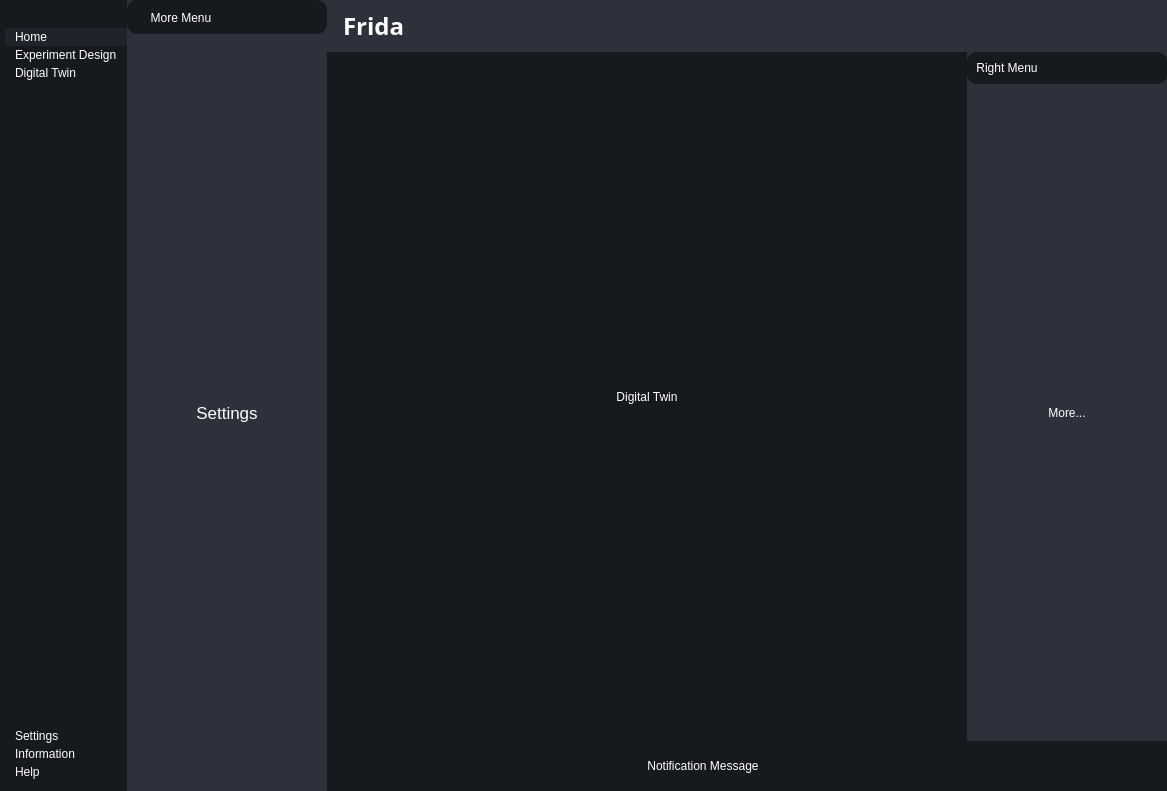
<?xml version="1.0" encoding="UTF-8"?>
<ui version="4.0">
 <class>MainWindow</class>
 <widget class="QMainWindow" name="MainWindow">
  <property name="geometry">
   <rect>
    <x>0</x>
    <y>0</y>
    <width>1167</width>
    <height>791</height>
   </rect>
  </property>
  <property name="windowTitle">
   <string>MainWindow</string>
  </property>
  <property name="styleSheet">
   <string notr="true">*{
	border:none;
	background-color:transparent;
	background:transparent;
	padding:0;
	margin:0;
	color:#fff;
}
#centralwidget{
	background-color: #1f232a;
}
#leftMenuContainer{
	background-color: #16191d;
}
#leftMenuSubcontainer QPushButton{
	text-align:left;
	padding:2px 10px;
	border-top-left-radius: 10px;
	border-bottom-left-radius: 10px;
}
#centerMenuContainer, #rightMenuContainer{
	background-color:#2c313c;
}
#frame_4, #frame_5{
	background-color:#16191d;
	border-radius: 10px;
}
#headerContainer{
	background-color: #2c313c;
}</string>
  </property>
  <widget class="QWidget" name="centralwidget">
   <layout class="QHBoxLayout" name="horizontalLayout">
    <property name="spacing">
     <number>0</number>
    </property>
    <property name="leftMargin">
     <number>0</number>
    </property>
    <property name="topMargin">
     <number>0</number>
    </property>
    <property name="rightMargin">
     <number>0</number>
    </property>
    <property name="bottomMargin">
     <number>0</number>
    </property>
    <item alignment="Qt::AlignLeft">
     <widget class="QCustomSlideMenu" name="leftMenuContainer" native="true">
      <property name="sizePolicy">
       <sizepolicy hsizetype="Preferred" vsizetype="Preferred">
        <horstretch>0</horstretch>
        <verstretch>0</verstretch>
       </sizepolicy>
      </property>
      <property name="maximumSize">
       <size>
        <width>193</width>
        <height>16777215</height>
       </size>
      </property>
      <property name="styleSheet">
       <string notr="true">background-color: #16191d</string>
      </property>
      <layout class="QVBoxLayout" name="verticalLayout">
       <property name="spacing">
        <number>0</number>
       </property>
       <property name="leftMargin">
        <number>0</number>
       </property>
       <property name="topMargin">
        <number>0</number>
       </property>
       <property name="rightMargin">
        <number>0</number>
       </property>
       <property name="bottomMargin">
        <number>0</number>
       </property>
       <item>
        <widget class="QWidget" name="leftMenuSubcontainer" native="true">
         <layout class="QVBoxLayout" name="verticalLayout_2">
          <property name="spacing">
           <number>0</number>
          </property>
          <property name="leftMargin">
           <number>5</number>
          </property>
          <property name="topMargin">
           <number>0</number>
          </property>
          <property name="rightMargin">
           <number>0</number>
          </property>
          <property name="bottomMargin">
           <number>0</number>
          </property>
          <item alignment="Qt::AlignTop">
           <widget class="QFrame" name="frame">
            <property name="frameShape">
             <enum>QFrame::StyledPanel</enum>
            </property>
            <property name="frameShadow">
             <enum>QFrame::Raised</enum>
            </property>
            <layout class="QHBoxLayout" name="horizontalLayout_2">
             <property name="spacing">
              <number>0</number>
             </property>
             <property name="leftMargin">
              <number>0</number>
             </property>
             <property name="topMargin">
              <number>0</number>
             </property>
             <property name="rightMargin">
              <number>0</number>
             </property>
             <property name="bottomMargin">
              <number>0</number>
             </property>
             <item>
              <widget class="QPushButton" name="menuBtn">
               <property name="toolTip">
                <string>Menu</string>
               </property>
               <property name="text">
                <string/>
               </property>
               <property name="icon">
                <iconset resource="resource.qrc">
                 <normaloff>:/icons/icons/align-justify.svg</normaloff>:/icons/icons/align-justify.svg</iconset>
               </property>
               <property name="iconSize">
                <size>
                 <width>40</width>
                 <height>40</height>
                </size>
               </property>
              </widget>
             </item>
            </layout>
           </widget>
          </item>
          <item alignment="Qt::AlignTop">
           <widget class="QFrame" name="frame_2">
            <property name="sizePolicy">
             <sizepolicy hsizetype="Preferred" vsizetype="Preferred">
              <horstretch>0</horstretch>
              <verstretch>0</verstretch>
             </sizepolicy>
            </property>
            <property name="frameShape">
             <enum>QFrame::StyledPanel</enum>
            </property>
            <property name="frameShadow">
             <enum>QFrame::Raised</enum>
            </property>
            <layout class="QVBoxLayout" name="verticalLayout_3">
             <property name="spacing">
              <number>0</number>
             </property>
             <property name="leftMargin">
              <number>0</number>
             </property>
             <property name="topMargin">
              <number>10</number>
             </property>
             <property name="rightMargin">
              <number>0</number>
             </property>
             <property name="bottomMargin">
              <number>10</number>
             </property>
             <item>
              <widget class="QPushButton" name="homeBtn">
               <property name="toolTip">
                <string>Home</string>
               </property>
               <property name="styleSheet">
                <string notr="true">background-color:#1f232a;</string>
               </property>
               <property name="text">
                <string>Home</string>
               </property>
               <property name="icon">
                <iconset resource="resource.qrc">
                 <normaloff>:/icons/icons/home.svg</normaloff>:/icons/icons/home.svg</iconset>
               </property>
               <property name="iconSize">
                <size>
                 <width>40</width>
                 <height>40</height>
                </size>
               </property>
              </widget>
             </item>
             <item>
              <widget class="QPushButton" name="ExperimentBtn">
               <property name="toolTip">
                <string>Experiment</string>
               </property>
               <property name="text">
                <string>Experiment Design</string>
               </property>
               <property name="icon">
                <iconset resource="resource.qrc">
                 <normaloff>:/icons/icons/clipboard.svg</normaloff>:/icons/icons/clipboard.svg</iconset>
               </property>
               <property name="iconSize">
                <size>
                 <width>40</width>
                 <height>40</height>
                </size>
               </property>
              </widget>
             </item>
             <item>
              <widget class="QPushButton" name="DigitalTwinBtn">
               <property name="toolTip">
                <string>Digital Twin</string>
               </property>
               <property name="text">
                <string>Digital Twin</string>
               </property>
               <property name="icon">
                <iconset resource="resource.qrc">
                 <normaloff>:/icons/icons/activity.svg</normaloff>:/icons/icons/activity.svg</iconset>
               </property>
               <property name="iconSize">
                <size>
                 <width>40</width>
                 <height>40</height>
                </size>
               </property>
              </widget>
             </item>
            </layout>
           </widget>
          </item>
          <item>
           <spacer name="verticalSpacer">
            <property name="orientation">
             <enum>Qt::Vertical</enum>
            </property>
            <property name="sizeType">
             <enum>QSizePolicy::Expanding</enum>
            </property>
            <property name="sizeHint" stdset="0">
             <size>
              <width>20</width>
              <height>100</height>
             </size>
            </property>
           </spacer>
          </item>
          <item alignment="Qt::AlignBottom">
           <widget class="QFrame" name="frame_3">
            <property name="frameShape">
             <enum>QFrame::StyledPanel</enum>
            </property>
            <property name="frameShadow">
             <enum>QFrame::Raised</enum>
            </property>
            <layout class="QVBoxLayout" name="verticalLayout_4">
             <property name="spacing">
              <number>0</number>
             </property>
             <property name="leftMargin">
              <number>0</number>
             </property>
             <property name="topMargin">
              <number>10</number>
             </property>
             <property name="rightMargin">
              <number>0</number>
             </property>
             <property name="bottomMargin">
              <number>10</number>
             </property>
             <item>
              <widget class="QPushButton" name="settingBtn">
               <property name="toolTip">
                <string>Go to Setting</string>
               </property>
               <property name="text">
                <string>Settings</string>
               </property>
               <property name="icon">
                <iconset resource="resource.qrc">
                 <normaloff>:/icons/icons/settings.svg</normaloff>:/icons/icons/settings.svg</iconset>
               </property>
               <property name="iconSize">
                <size>
                 <width>40</width>
                 <height>40</height>
                </size>
               </property>
              </widget>
             </item>
             <item>
              <widget class="QPushButton" name="infoBtn">
               <property name="toolTip">
                <string>Information</string>
               </property>
               <property name="text">
                <string>Information</string>
               </property>
               <property name="icon">
                <iconset resource="resource.qrc">
                 <normaloff>:/icons/icons/info.svg</normaloff>:/icons/icons/info.svg</iconset>
               </property>
               <property name="iconSize">
                <size>
                 <width>40</width>
                 <height>40</height>
                </size>
               </property>
              </widget>
             </item>
             <item>
              <widget class="QPushButton" name="helpBtn">
               <property name="toolTip">
                <string>Get help</string>
               </property>
               <property name="text">
                <string>Help</string>
               </property>
               <property name="icon">
                <iconset resource="resource.qrc">
                 <normaloff>:/icons/icons/help-circle.svg</normaloff>:/icons/icons/help-circle.svg</iconset>
               </property>
               <property name="iconSize">
                <size>
                 <width>40</width>
                 <height>40</height>
                </size>
               </property>
              </widget>
             </item>
            </layout>
           </widget>
          </item>
         </layout>
        </widget>
       </item>
      </layout>
     </widget>
    </item>
    <item>
     <widget class="QCustomSlideMenu" name="centerMenuContainer" native="true">
      <property name="minimumSize">
       <size>
        <width>0</width>
        <height>0</height>
       </size>
      </property>
      <property name="styleSheet">
       <string notr="true"/>
      </property>
      <layout class="QVBoxLayout" name="verticalLayout_5">
       <property name="spacing">
        <number>0</number>
       </property>
       <property name="leftMargin">
        <number>0</number>
       </property>
       <property name="topMargin">
        <number>0</number>
       </property>
       <property name="rightMargin">
        <number>0</number>
       </property>
       <property name="bottomMargin">
        <number>0</number>
       </property>
       <item alignment="Qt::AlignLeft">
        <widget class="QFrame" name="centerMenuSubcontainer">
         <property name="minimumSize">
          <size>
           <width>200</width>
           <height>0</height>
          </size>
         </property>
         <property name="layoutDirection">
          <enum>Qt::LeftToRight</enum>
         </property>
         <property name="frameShape">
          <enum>QFrame::StyledPanel</enum>
         </property>
         <property name="frameShadow">
          <enum>QFrame::Raised</enum>
         </property>
         <layout class="QVBoxLayout" name="verticalLayout_6">
          <property name="spacing">
           <number>0</number>
          </property>
          <property name="leftMargin">
           <number>0</number>
          </property>
          <property name="topMargin">
           <number>0</number>
          </property>
          <property name="rightMargin">
           <number>0</number>
          </property>
          <property name="bottomMargin">
           <number>0</number>
          </property>
          <item>
           <widget class="QFrame" name="frame_4">
            <property name="frameShape">
             <enum>QFrame::StyledPanel</enum>
            </property>
            <property name="frameShadow">
             <enum>QFrame::Raised</enum>
            </property>
            <layout class="QHBoxLayout" name="horizontalLayout_3">
             <property name="leftMargin">
              <number>11</number>
             </property>
             <property name="topMargin">
              <number>11</number>
             </property>
             <property name="rightMargin">
              <number>11</number>
             </property>
             <item>
              <widget class="QLabel" name="label">
               <property name="text">
                <string>More Menu</string>
               </property>
               <property name="alignment">
                <set>Qt::AlignCenter</set>
               </property>
              </widget>
             </item>
             <item alignment="Qt::AlignRight">
              <widget class="QPushButton" name="closeCenterMenu">
               <property name="text">
                <string/>
               </property>
               <property name="icon">
                <iconset resource="resource.qrc">
                 <normaloff>:/icons/icons/x-circle.svg</normaloff>:/icons/icons/x-circle.svg</iconset>
               </property>
               <property name="iconSize">
                <size>
                 <width>35</width>
                 <height>35</height>
                </size>
               </property>
              </widget>
             </item>
            </layout>
           </widget>
          </item>
          <item>
           <widget class="QCustomStackedWidget" name="MenuStackedWidgets">
            <widget class="QWidget" name="settingPage">
             <layout class="QVBoxLayout" name="verticalLayout_7">
              <item>
               <widget class="QLabel" name="label_2">
                <property name="font">
                 <font>
                  <pointsize>13</pointsize>
                 </font>
                </property>
                <property name="text">
                 <string>Settings</string>
                </property>
                <property name="alignment">
                 <set>Qt::AlignCenter</set>
                </property>
               </widget>
              </item>
             </layout>
            </widget>
            <widget class="QWidget" name="infoPage">
             <layout class="QVBoxLayout" name="verticalLayout_8">
              <item>
               <widget class="QLabel" name="label_3">
                <property name="font">
                 <font>
                  <pointsize>13</pointsize>
                 </font>
                </property>
                <property name="text">
                 <string>Information</string>
                </property>
                <property name="alignment">
                 <set>Qt::AlignCenter</set>
                </property>
               </widget>
              </item>
             </layout>
            </widget>
            <widget class="QWidget" name="helpPage">
             <layout class="QVBoxLayout" name="verticalLayout_9">
              <item>
               <widget class="QLabel" name="label_4">
                <property name="font">
                 <font>
                  <pointsize>13</pointsize>
                 </font>
                </property>
                <property name="text">
                 <string>Help</string>
                </property>
                <property name="alignment">
                 <set>Qt::AlignCenter</set>
                </property>
               </widget>
              </item>
             </layout>
            </widget>
           </widget>
          </item>
         </layout>
        </widget>
       </item>
      </layout>
     </widget>
    </item>
    <item>
     <widget class="QWidget" name="mainBodyContainer" native="true">
      <property name="sizePolicy">
       <sizepolicy hsizetype="Preferred" vsizetype="Preferred">
        <horstretch>0</horstretch>
        <verstretch>0</verstretch>
       </sizepolicy>
      </property>
      <property name="styleSheet">
       <string notr="true"/>
      </property>
      <layout class="QVBoxLayout" name="verticalLayout_10">
       <property name="spacing">
        <number>0</number>
       </property>
       <property name="leftMargin">
        <number>0</number>
       </property>
       <property name="topMargin">
        <number>0</number>
       </property>
       <property name="rightMargin">
        <number>0</number>
       </property>
       <property name="bottomMargin">
        <number>0</number>
       </property>
       <item alignment="Qt::AlignTop">
        <widget class="QWidget" name="headerContainer" native="true">
         <layout class="QHBoxLayout" name="horizontalLayout_4">
          <item alignment="Qt::AlignLeft">
           <widget class="QWidget" name="widget" native="true">
            <property name="font">
             <font>
              <family>AcmeFont</family>
              <pointsize>24</pointsize>
              <weight>75</weight>
              <bold>true</bold>
             </font>
            </property>
            <layout class="QHBoxLayout" name="horizontalLayout_6">
             <property name="spacing">
              <number>0</number>
             </property>
             <property name="leftMargin">
              <number>0</number>
             </property>
             <property name="topMargin">
              <number>0</number>
             </property>
             <property name="rightMargin">
              <number>0</number>
             </property>
             <property name="bottomMargin">
              <number>0</number>
             </property>
             <item>
              <widget class="QLabel" name="label_5">
               <property name="maximumSize">
                <size>
                 <width>110</width>
                 <height>70</height>
                </size>
               </property>
               <property name="text">
                <string/>
               </property>
               <property name="pixmap">
                <pixmap resource="resource.qrc">:/image/logo.png</pixmap>
               </property>
               <property name="scaledContents">
                <bool>true</bool>
               </property>
              </widget>
             </item>
             <item>
              <widget class="QLabel" name="label_6">
               <property name="font">
                <font>
                 <family>Trebuchet MS</family>
                 <pointsize>18</pointsize>
                 <weight>75</weight>
                 <bold>true</bold>
                </font>
               </property>
               <property name="text">
                <string>Frida</string>
               </property>
              </widget>
             </item>
            </layout>
           </widget>
          </item>
          <item alignment="Qt::AlignHCenter">
           <widget class="QWidget" name="widget_2" native="true">
            <layout class="QHBoxLayout" name="horizontalLayout_7">
             <property name="spacing">
              <number>30</number>
             </property>
             <property name="leftMargin">
              <number>0</number>
             </property>
             <property name="topMargin">
              <number>0</number>
             </property>
             <property name="rightMargin">
              <number>0</number>
             </property>
             <property name="bottomMargin">
              <number>0</number>
             </property>
             <item>
              <widget class="QPushButton" name="pushButton_6">
               <property name="text">
                <string/>
               </property>
               <property name="icon">
                <iconset resource="resource.qrc">
                 <normaloff>:/icons/icons/gitlab.svg</normaloff>:/icons/icons/gitlab.svg</iconset>
               </property>
               <property name="iconSize">
                <size>
                 <width>35</width>
                 <height>35</height>
                </size>
               </property>
              </widget>
             </item>
             <item>
              <widget class="QPushButton" name="rightContainerBtn">
               <property name="text">
                <string/>
               </property>
               <property name="icon">
                <iconset resource="resource.qrc">
                 <normaloff>:/icons/icons/users.svg</normaloff>:/icons/icons/users.svg</iconset>
               </property>
               <property name="iconSize">
                <size>
                 <width>35</width>
                 <height>35</height>
                </size>
               </property>
              </widget>
             </item>
            </layout>
           </widget>
          </item>
          <item alignment="Qt::AlignRight">
           <widget class="QWidget" name="widget_3" native="true">
            <layout class="QHBoxLayout" name="horizontalLayout_5">
             <property name="spacing">
              <number>0</number>
             </property>
             <property name="leftMargin">
              <number>0</number>
             </property>
             <property name="topMargin">
              <number>0</number>
             </property>
             <property name="rightMargin">
              <number>0</number>
             </property>
             <property name="bottomMargin">
              <number>0</number>
             </property>
             <item>
              <widget class="QPushButton" name="minimize_window_button">
               <property name="text">
                <string/>
               </property>
               <property name="icon">
                <iconset resource="resource.qrc">
                 <normaloff>:/icons/icons/minus.svg</normaloff>:/icons/icons/minus.svg</iconset>
               </property>
               <property name="iconSize">
                <size>
                 <width>35</width>
                 <height>35</height>
                </size>
               </property>
              </widget>
             </item>
             <item>
              <widget class="QPushButton" name="restore_window_button">
               <property name="maximumSize">
                <size>
                 <width>110</width>
                 <height>70</height>
                </size>
               </property>
               <property name="text">
                <string/>
               </property>
               <property name="icon">
                <iconset resource="resource.qrc">
                 <normaloff>:/icons/icons/square.svg</normaloff>:/icons/icons/square.svg</iconset>
               </property>
               <property name="iconSize">
                <size>
                 <width>35</width>
                 <height>35</height>
                </size>
               </property>
              </widget>
             </item>
             <item>
              <widget class="QPushButton" name="close_window_button">
               <property name="text">
                <string/>
               </property>
               <property name="icon">
                <iconset resource="resource.qrc">
                 <normaloff>:/icons/icons/x.svg</normaloff>:/icons/icons/x.svg</iconset>
               </property>
               <property name="iconSize">
                <size>
                 <width>35</width>
                 <height>35</height>
                </size>
               </property>
              </widget>
             </item>
            </layout>
           </widget>
          </item>
         </layout>
        </widget>
       </item>
       <item>
        <widget class="QWidget" name="mainBodySubContainer" native="true">
         <property name="sizePolicy">
          <sizepolicy hsizetype="Preferred" vsizetype="Expanding">
           <horstretch>0</horstretch>
           <verstretch>0</verstretch>
          </sizepolicy>
         </property>
         <property name="minimumSize">
          <size>
           <width>0</width>
           <height>0</height>
          </size>
         </property>
         <property name="styleSheet">
          <string notr="true"/>
         </property>
         <layout class="QHBoxLayout" name="horizontalLayout_8">
          <property name="spacing">
           <number>0</number>
          </property>
          <property name="leftMargin">
           <number>0</number>
          </property>
          <property name="topMargin">
           <number>0</number>
          </property>
          <property name="rightMargin">
           <number>0</number>
          </property>
          <property name="bottomMargin">
           <number>0</number>
          </property>
          <item>
           <widget class="QWidget" name="mainContentsContainer" native="true">
            <property name="styleSheet">
             <string notr="true">background-color: #16191d</string>
            </property>
            <layout class="QVBoxLayout" name="verticalLayout_15">
             <item>
              <widget class="QCustomStackedWidget" name="centerStackedWidgets">
               <property name="currentIndex">
                <number>2</number>
               </property>
               <widget class="QWidget" name="homePage">
                <layout class="QVBoxLayout" name="verticalLayout_17">
                 <item>
                  <widget class="QLabel" name="label_10">
                   <property name="text">
                    <string>Home</string>
                   </property>
                   <property name="alignment">
                    <set>Qt::AlignCenter</set>
                   </property>
                  </widget>
                 </item>
                </layout>
               </widget>
               <widget class="QWidget" name="ExperimentPage">
                <layout class="QVBoxLayout" name="verticalLayout_18">
                 <item>
                  <widget class="QLabel" name="label_12">
                   <property name="text">
                    <string>Experiment</string>
                   </property>
                   <property name="alignment">
                    <set>Qt::AlignCenter</set>
                   </property>
                  </widget>
                 </item>
                </layout>
               </widget>
               <widget class="QWidget" name="dtPage">
                <layout class="QVBoxLayout" name="verticalLayout_16">
                 <item>
                  <widget class="QLabel" name="label_13">
                   <property name="text">
                    <string>Digital Twin</string>
                   </property>
                   <property name="alignment">
                    <set>Qt::AlignCenter</set>
                   </property>
                  </widget>
                 </item>
                </layout>
               </widget>
              </widget>
             </item>
            </layout>
           </widget>
          </item>
          <item alignment="Qt::AlignRight">
           <widget class="QCustomSlideMenu" name="rightMenuContainer" native="true">
            <property name="minimumSize">
             <size>
              <width>200</width>
              <height>0</height>
             </size>
            </property>
            <property name="maximumSize">
             <size>
              <width>16777215</width>
              <height>9999999</height>
             </size>
            </property>
            <layout class="QVBoxLayout" name="verticalLayout_11">
             <property name="spacing">
              <number>0</number>
             </property>
             <property name="leftMargin">
              <number>0</number>
             </property>
             <property name="topMargin">
              <number>0</number>
             </property>
             <property name="rightMargin">
              <number>0</number>
             </property>
             <property name="bottomMargin">
              <number>0</number>
             </property>
             <item>
              <widget class="QWidget" name="widget_6" native="true">
               <layout class="QVBoxLayout" name="verticalLayout_12">
                <property name="spacing">
                 <number>0</number>
                </property>
                <property name="leftMargin">
                 <number>0</number>
                </property>
                <property name="topMargin">
                 <number>0</number>
                </property>
                <property name="rightMargin">
                 <number>0</number>
                </property>
                <property name="bottomMargin">
                 <number>0</number>
                </property>
                <item>
                 <widget class="QFrame" name="frame_5">
                  <property name="frameShape">
                   <enum>QFrame::StyledPanel</enum>
                  </property>
                  <property name="frameShadow">
                   <enum>QFrame::Raised</enum>
                  </property>
                  <layout class="QHBoxLayout" name="horizontalLayout_9">
                   <item alignment="Qt::AlignLeft">
                    <widget class="QLabel" name="label_7">
                     <property name="text">
                      <string>Right Menu</string>
                     </property>
                     <property name="scaledContents">
                      <bool>false</bool>
                     </property>
                     <property name="alignment">
                      <set>Qt::AlignCenter</set>
                     </property>
                    </widget>
                   </item>
                   <item alignment="Qt::AlignRight">
                    <widget class="QPushButton" name="closeRightMenuBtn">
                     <property name="text">
                      <string/>
                     </property>
                     <property name="icon">
                      <iconset resource="resource.qrc">
                       <normaloff>:/icons/icons/x-square.svg</normaloff>:/icons/icons/x-square.svg</iconset>
                     </property>
                     <property name="iconSize">
                      <size>
                       <width>35</width>
                       <height>35</height>
                      </size>
                     </property>
                    </widget>
                   </item>
                  </layout>
                 </widget>
                </item>
                <item>
                 <widget class="QCustomStackedWidget" name="rightStackWidgets">
                  <property name="currentIndex">
                   <number>0</number>
                  </property>
                  <widget class="QWidget" name="morePage">
                   <property name="maximumSize">
                    <size>
                     <width>2000</width>
                     <height>2000</height>
                    </size>
                   </property>
                   <layout class="QVBoxLayout" name="verticalLayout_13">
                    <item>
                     <widget class="QLabel" name="label_8">
                      <property name="text">
                       <string>More...</string>
                      </property>
                      <property name="alignment">
                       <set>Qt::AlignCenter</set>
                      </property>
                     </widget>
                    </item>
                   </layout>
                  </widget>
                  <widget class="QWidget" name="profilePage">
                   <layout class="QVBoxLayout" name="verticalLayout_14">
                    <item>
                     <widget class="QLabel" name="label_9">
                      <property name="text">
                       <string>Profile</string>
                      </property>
                      <property name="alignment">
                       <set>Qt::AlignCenter</set>
                      </property>
                     </widget>
                    </item>
                   </layout>
                  </widget>
                 </widget>
                </item>
               </layout>
              </widget>
             </item>
            </layout>
           </widget>
          </item>
         </layout>
        </widget>
       </item>
       <item>
        <widget class="QFrame" name="footContainer">
         <property name="styleSheet">
          <string notr="true">background-color: #16191d</string>
         </property>
         <property name="frameShape">
          <enum>QFrame::StyledPanel</enum>
         </property>
         <property name="frameShadow">
          <enum>QFrame::Raised</enum>
         </property>
         <layout class="QHBoxLayout" name="horizontalLayout_10">
          <property name="spacing">
           <number>0</number>
          </property>
          <property name="leftMargin">
           <number>0</number>
          </property>
          <property name="topMargin">
           <number>0</number>
          </property>
          <property name="rightMargin">
           <number>0</number>
          </property>
          <property name="bottomMargin">
           <number>0</number>
          </property>
          <item>
           <widget class="QFrame" name="notficationContainer">
            <property name="frameShape">
             <enum>QFrame::StyledPanel</enum>
            </property>
            <property name="frameShadow">
             <enum>QFrame::Raised</enum>
            </property>
            <layout class="QHBoxLayout" name="horizontalLayout_11">
             <item>
              <widget class="QLabel" name="label_11">
               <property name="sizePolicy">
                <sizepolicy hsizetype="Expanding" vsizetype="Preferred">
                 <horstretch>0</horstretch>
                 <verstretch>0</verstretch>
                </sizepolicy>
               </property>
               <property name="text">
                <string>Notification Message</string>
               </property>
               <property name="alignment">
                <set>Qt::AlignCenter</set>
               </property>
              </widget>
             </item>
             <item>
              <widget class="QPushButton" name="closeNotificationBtn">
               <property name="text">
                <string/>
               </property>
               <property name="icon">
                <iconset resource="resource.qrc">
                 <normaloff>:/icons/icons/arrow-down-left.svg</normaloff>:/icons/icons/arrow-down-left.svg</iconset>
               </property>
               <property name="iconSize">
                <size>
                 <width>40</width>
                 <height>40</height>
                </size>
               </property>
              </widget>
             </item>
            </layout>
           </widget>
          </item>
          <item>
           <widget class="QFrame" name="sizeGrip">
            <property name="minimumSize">
             <size>
              <width>50</width>
              <height>50</height>
             </size>
            </property>
            <property name="maximumSize">
             <size>
              <width>50</width>
              <height>50</height>
             </size>
            </property>
            <property name="frameShape">
             <enum>QFrame::StyledPanel</enum>
            </property>
            <property name="frameShadow">
             <enum>QFrame::Raised</enum>
            </property>
            <layout class="QVBoxLayout" name="verticalLayout_19">
             <property name="spacing">
              <number>0</number>
             </property>
             <property name="leftMargin">
              <number>0</number>
             </property>
             <property name="topMargin">
              <number>0</number>
             </property>
             <property name="rightMargin">
              <number>0</number>
             </property>
             <property name="bottomMargin">
              <number>0</number>
             </property>
             <item>
              <widget class="QPushButton" name="pushButton_2">
               <property name="minimumSize">
                <size>
                 <width>28</width>
                 <height>28</height>
                </size>
               </property>
               <property name="text">
                <string/>
               </property>
               <property name="icon">
                <iconset resource="resource.qrc">
                 <normaloff>:/icons/icons/maximize-2.svg</normaloff>:/icons/icons/maximize-2.svg</iconset>
               </property>
               <property name="iconSize">
                <size>
                 <width>35</width>
                 <height>35</height>
                </size>
               </property>
              </widget>
             </item>
            </layout>
           </widget>
          </item>
         </layout>
        </widget>
       </item>
      </layout>
     </widget>
    </item>
   </layout>
  </widget>
 </widget>
 <customwidgets>
  <customwidget>
   <class>QCustomSlideMenu</class>
   <extends>QWidget</extends>
   <header location="global">Custom_Widgets.Widgets.h</header>
   <container>1</container>
  </customwidget>
  <customwidget>
   <class>QCustomStackedWidget</class>
   <extends>QStackedWidget</extends>
   <header location="global">Custom_Widgets.Widgets.h</header>
   <container>1</container>
  </customwidget>
 </customwidgets>
 <resources>
  <include location="resource.qrc"/>
 </resources>
 <connections/>
</ui>
